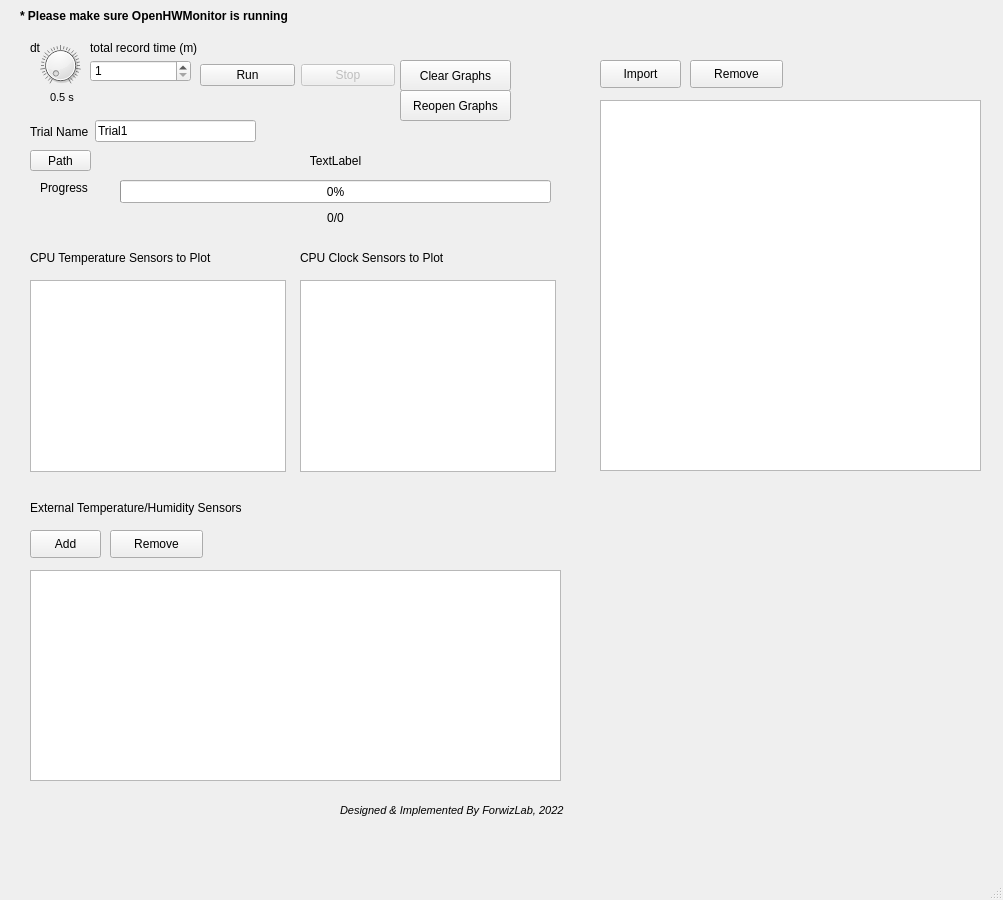
<?xml version="1.0" encoding="UTF-8"?>
<ui version="4.0">
 <class>MainWindow</class>
 <widget class="QMainWindow" name="MainWindow">
  <property name="geometry">
   <rect>
    <x>0</x>
    <y>0</y>
    <width>1003</width>
    <height>900</height>
   </rect>
  </property>
  <property name="minimumSize">
   <size>
    <width>1003</width>
    <height>900</height>
   </size>
  </property>
  <property name="maximumSize">
   <size>
    <width>1003</width>
    <height>900</height>
   </size>
  </property>
  <property name="windowTitle">
   <string>H&amp;C CPU cooling test helper</string>
  </property>
  <widget class="QWidget" name="centralwidget">
   <widget class="QLabel" name="label">
    <property name="geometry">
     <rect>
      <x>20</x>
      <y>0</y>
      <width>451</width>
      <height>31</height>
     </rect>
    </property>
    <property name="font">
     <font>
      <weight>75</weight>
      <bold>true</bold>
     </font>
    </property>
    <property name="text">
     <string>* Please make sure OpenHWMonitor is running</string>
    </property>
   </widget>
   <widget class="QDial" name="dt_dial">
    <property name="geometry">
     <rect>
      <x>40</x>
      <y>40</y>
      <width>41</width>
      <height>51</height>
     </rect>
    </property>
    <property name="minimum">
     <number>1</number>
    </property>
    <property name="maximum">
     <number>120</number>
    </property>
    <property name="notchesVisible">
     <bool>true</bool>
    </property>
   </widget>
   <widget class="QProgressBar" name="progressBar">
    <property name="geometry">
     <rect>
      <x>120</x>
      <y>180</y>
      <width>431</width>
      <height>23</height>
     </rect>
    </property>
    <property name="value">
     <number>0</number>
    </property>
   </widget>
   <widget class="QSpinBox" name="totalTimeBox">
    <property name="geometry">
     <rect>
      <x>90</x>
      <y>60</y>
      <width>101</width>
      <height>22</height>
     </rect>
    </property>
    <property name="minimum">
     <number>1</number>
    </property>
    <property name="maximum">
     <number>20000</number>
    </property>
   </widget>
   <widget class="QLabel" name="label_3">
    <property name="geometry">
     <rect>
      <x>30</x>
      <y>40</y>
      <width>64</width>
      <height>15</height>
     </rect>
    </property>
    <property name="text">
     <string>dt</string>
    </property>
   </widget>
   <widget class="QLabel" name="label_4">
    <property name="geometry">
     <rect>
      <x>90</x>
      <y>40</y>
      <width>221</width>
      <height>16</height>
     </rect>
    </property>
    <property name="text">
     <string>total record time (m)</string>
    </property>
   </widget>
   <widget class="QPushButton" name="pushButton_2">
    <property name="geometry">
     <rect>
      <x>600</x>
      <y>60</y>
      <width>81</width>
      <height>28</height>
     </rect>
    </property>
    <property name="text">
     <string>Import</string>
    </property>
   </widget>
   <widget class="QLabel" name="label_5">
    <property name="geometry">
     <rect>
      <x>40</x>
      <y>180</y>
      <width>64</width>
      <height>15</height>
     </rect>
    </property>
    <property name="text">
     <string>Progress</string>
    </property>
   </widget>
   <widget class="QPushButton" name="reloadButton">
    <property name="geometry">
     <rect>
      <x>400</x>
      <y>90</y>
      <width>111</width>
      <height>31</height>
     </rect>
    </property>
    <property name="text">
     <string>Reopen Graphs</string>
    </property>
   </widget>
   <widget class="QLabel" name="progressLabel">
    <property name="geometry">
     <rect>
      <x>190</x>
      <y>210</y>
      <width>291</width>
      <height>16</height>
     </rect>
    </property>
    <property name="text">
     <string>0/0</string>
    </property>
    <property name="alignment">
     <set>Qt::AlignCenter</set>
    </property>
   </widget>
   <widget class="QLabel" name="dt_label">
    <property name="geometry">
     <rect>
      <x>50</x>
      <y>90</y>
      <width>64</width>
      <height>15</height>
     </rect>
    </property>
    <property name="font">
     <font>
      <pointsize>8</pointsize>
     </font>
    </property>
    <property name="text">
     <string>0.5 s</string>
    </property>
   </widget>
   <widget class="QPushButton" name="pathButton">
    <property name="geometry">
     <rect>
      <x>30</x>
      <y>150</y>
      <width>61</width>
      <height>21</height>
     </rect>
    </property>
    <property name="text">
     <string>Path</string>
    </property>
   </widget>
   <widget class="QListWidget" name="temperatureSensorList">
    <property name="geometry">
     <rect>
      <x>30</x>
      <y>280</y>
      <width>256</width>
      <height>192</height>
     </rect>
    </property>
   </widget>
   <widget class="QListWidget" name="clockSensorList">
    <property name="geometry">
     <rect>
      <x>300</x>
      <y>280</y>
      <width>256</width>
      <height>192</height>
     </rect>
    </property>
   </widget>
   <widget class="QLabel" name="label_6">
    <property name="geometry">
     <rect>
      <x>30</x>
      <y>250</y>
      <width>261</width>
      <height>16</height>
     </rect>
    </property>
    <property name="text">
     <string>CPU Temperature Sensors to Plot</string>
    </property>
   </widget>
   <widget class="QLabel" name="label_7">
    <property name="geometry">
     <rect>
      <x>300</x>
      <y>250</y>
      <width>261</width>
      <height>16</height>
     </rect>
    </property>
    <property name="text">
     <string>CPU Clock Sensors to Plot</string>
    </property>
   </widget>
   <widget class="QLabel" name="label_8">
    <property name="geometry">
     <rect>
      <x>340</x>
      <y>800</y>
      <width>301</width>
      <height>20</height>
     </rect>
    </property>
    <property name="font">
     <font>
      <pointsize>8</pointsize>
      <italic>true</italic>
     </font>
    </property>
    <property name="text">
     <string>Designed &amp; Implemented By ForwizLab, 2022</string>
    </property>
   </widget>
   <widget class="QPushButton" name="clearGraphsButton">
    <property name="geometry">
     <rect>
      <x>400</x>
      <y>60</y>
      <width>111</width>
      <height>31</height>
     </rect>
    </property>
    <property name="text">
     <string>Clear Graphs</string>
    </property>
   </widget>
   <widget class="QListWidget" name="dataNameList">
    <property name="geometry">
     <rect>
      <x>600</x>
      <y>100</y>
      <width>381</width>
      <height>371</height>
     </rect>
    </property>
   </widget>
   <widget class="QPushButton" name="removeDataButton">
    <property name="geometry">
     <rect>
      <x>690</x>
      <y>60</y>
      <width>93</width>
      <height>28</height>
     </rect>
    </property>
    <property name="text">
     <string>Remove</string>
    </property>
   </widget>
   <widget class="QWidget" name="layoutWidget">
    <property name="geometry">
     <rect>
      <x>30</x>
      <y>120</y>
      <width>226</width>
      <height>23</height>
     </rect>
    </property>
    <layout class="QHBoxLayout" name="horizontalLayout">
     <item>
      <widget class="QLabel" name="label_2">
       <property name="text">
        <string>Trial Name</string>
       </property>
      </widget>
     </item>
     <item>
      <widget class="QLineEdit" name="trialNameBox">
       <property name="text">
        <string>Trial1</string>
       </property>
      </widget>
     </item>
    </layout>
   </widget>
   <widget class="QLabel" name="pathLabel">
    <property name="geometry">
     <rect>
      <x>100</x>
      <y>150</y>
      <width>471</width>
      <height>21</height>
     </rect>
    </property>
    <property name="autoFillBackground">
     <bool>true</bool>
    </property>
    <property name="text">
     <string>TextLabel</string>
    </property>
    <property name="alignment">
     <set>Qt::AlignCenter</set>
    </property>
   </widget>
   <widget class="QWidget" name="layoutWidget">
    <property name="geometry">
     <rect>
      <x>200</x>
      <y>60</y>
      <width>195</width>
      <height>30</height>
     </rect>
    </property>
    <layout class="QHBoxLayout" name="horizontalLayout_2">
     <item>
      <widget class="QPushButton" name="runButton">
       <property name="text">
        <string>Run</string>
       </property>
      </widget>
     </item>
     <item>
      <widget class="QPushButton" name="stopButton">
       <property name="enabled">
        <bool>false</bool>
       </property>
       <property name="text">
        <string>Stop</string>
       </property>
      </widget>
     </item>
    </layout>
   </widget>
   <widget class="QLabel" name="label_9">
    <property name="geometry">
     <rect>
      <x>30</x>
      <y>500</y>
      <width>261</width>
      <height>16</height>
     </rect>
    </property>
    <property name="text">
     <string>External Temperature/Humidity Sensors</string>
    </property>
   </widget>
   <widget class="QListWidget" name="extSensorList">
    <property name="geometry">
     <rect>
      <x>30</x>
      <y>570</y>
      <width>531</width>
      <height>211</height>
     </rect>
    </property>
   </widget>
   <widget class="QPushButton" name="addExtSensorButton">
    <property name="geometry">
     <rect>
      <x>30</x>
      <y>530</y>
      <width>71</width>
      <height>28</height>
     </rect>
    </property>
    <property name="text">
     <string>Add</string>
    </property>
   </widget>
   <widget class="QPushButton" name="removeExtSensorButton">
    <property name="geometry">
     <rect>
      <x>110</x>
      <y>530</y>
      <width>93</width>
      <height>28</height>
     </rect>
    </property>
    <property name="text">
     <string>Remove</string>
    </property>
   </widget>
  </widget>
  <widget class="QMenuBar" name="menubar">
   <property name="geometry">
    <rect>
     <x>0</x>
     <y>0</y>
     <width>1003</width>
     <height>26</height>
    </rect>
   </property>
  </widget>
  <widget class="QStatusBar" name="statusbar"/>
 </widget>
 <resources/>
 <connections/>
</ui>
